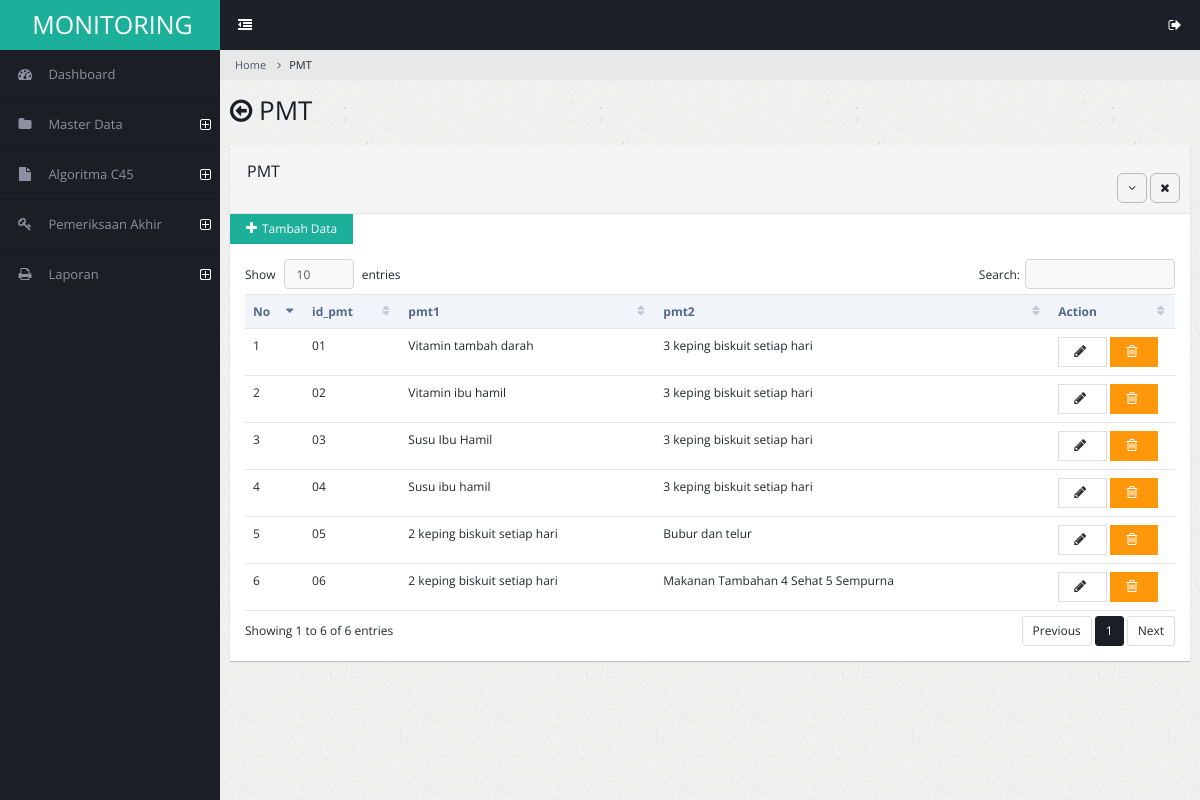
/admin/pmt.php (signed in), run on the app's committed database.
### tables this page shows
CREATE TABLE `pmt` (
  `id_pmt` varchar(100) NOT NULL,
  `pmt1` varchar(100) NOT NULL,
  `pmt2` varchar(100) NOT NULL
);

### admin/pmt.php (the view, shortened to what this page needs)
<?php
require_once("../koneksi.php");
?>
<!DOCTYPE html>
<html lang="en">
<head>
        <link rel="stylesheet" type="text/css" id="theme" href="css/theme-default.css"/>
    </head>
    <body>
        <div class="page-container">
            <div class="page-sidebar">
                <?php include 'menu.php'; ?>
            </div>
            <div class="page-content">
                <ul class="x-navigation x-navigation-horizontal x-navigation-panel">
                    <li class="xn-icon-button">
                        <a href="#" class="x-navigation-minimize"><span class="fa fa-dedent"></span></a>
                    </li>
                    <li class="xn-icon-button pull-right">
                        <a href="#" class="mb-control" data-box="#mb-signout"><span class="fa fa-sign-out"></span></a>
                    </li>
                </ul>
                <ul class="breadcrumb">
                    <li><a href="#">Home</a></li>
                    <li class="active">PMT</a></li>
                </ul>
                <div class="page-title">
                    <h2><span class="fa fa-arrow-circle-o-left"></span> PMT</h2>
                </div>
                <div class="page-content-wrap">
                    <div class="row">
                        <div class="col-md-12">
                            <div class="panel panel-default">
                                <div class="panel-heading">
                                    <h3 class="panel-title">PMT</h3><br>
                                    <ul class="panel-controls">
                                        <li><a href="#" class="panel-collapse"><span class="fa fa-angle-down"></span></a></li>
                                        <li><a href="#" class="panel-remove"><span class="fa fa-times"></span></a></li>
                                    </ul>
                                </div>
                                <a href="pmt-add.php"><button class="btn btn-info"><i class="fa fa-plus"></i>Tambah Data</button> </a>
                                <div class="panel-body">
                                    <table class="table datatable">
                                        <thead>
                                            <tr>
                                                <th width="70">No</th>
                                                <th>id_pmt</th>
                                                <th>pmt1</th>
                                                <th>pmt2</th>
                                                <th width="130">Action</th>
                                            </tr>
                                        </thead>
<?php
                        $querymatakuliah = mysqli_query ($konek, "SELECT * FROM pmt");
                        $no = 0;
                        while($matakuliah = mysqli_fetch_array($querymatakuliah)){
                            $no++;
                            echo "
                                <tr>
                                    <td>$no</td>
                                    <td>$matakuliah[id_pmt]</td>
                                    <td>$matakuliah[pmt1]</td>
                                    <td>$matakuliah[pmt2]</td>
                                    <td>
                                    <a href='pmt-edit.php?id_pmt=$matakuliah[id_pmt]' id_pmt='$matakuliah[id_pmt]'><button class='btn btn-default'><i class='fa fa-pencil'></i></button></a>
                                    <a href='pmt-delete.php?id_pmt=$matakuliah[id_pmt]'<button class='btn btn-warning'><i class='fa fa-trash-o'></i></button></a>
                                    </td>
                                </tr>
                                ";
                        }
                    ?>
                                    </table>
                                </div>
                            </div>
                        </div>
                    </div>
                </div>
            </div>
        </div>
    </body>
</html>

### data on the page
pmt: id_pmt "01", pmt1 "Vitamin tambah darah", pmt2 "3 keping biskuit setiap hari"
pmt: id_pmt "02", pmt1 "Vitamin ibu hamil", pmt2 "3 keping biskuit setiap hari"
pmt: id_pmt "03", pmt1 "Susu Ibu Hamil", pmt2 "3 keping biskuit setiap hari"
pmt: id_pmt "04", pmt1 "Susu ibu hamil", pmt2 "3 keping biskuit setiap hari"
pmt: id_pmt "05", pmt1 "2 keping biskuit setiap hari", pmt2 "Bubur dan telur"
pmt: id_pmt "06", pmt1 "2 keping biskuit setiap hari", pmt2 "Makanan Tambahan 4 Sehat 5 Sempurna"
